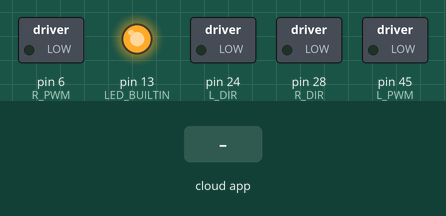
Bench run of a sketch on a simulated Arduino Mega 2560, built with avr-gcc and run on an emulated ATmega2560. On the bench: switched loads named in the sketch (green lamp = pin HIGH), output pins drawn as LEDs (lit = HIGH). Inputs (shaded band) come from the test bench. The ROS host is connected and sends only what is stated.

Above: at 1.2 s.
1.3 s: the phone or cloud app sets linear.x to -100
At 2.0 s:
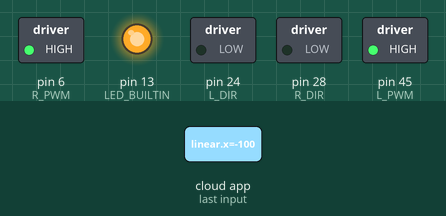
2.8 s: the phone or cloud app sets linear.x to 0
At 4.0 s:
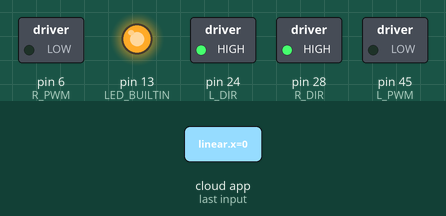
4.3 s: the phone or cloud app sets angular.z to -100
At 5.2 s:
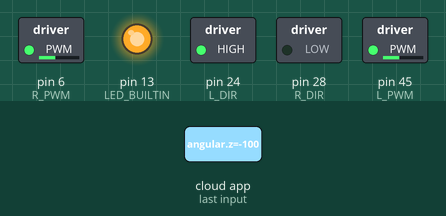
5.8 s: the phone or cloud app sets angular.z to 100
At 6.5 s:
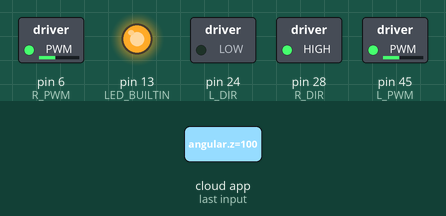
7.3 s: the phone or cloud app sets linear.x to 100
At 8.5 s:
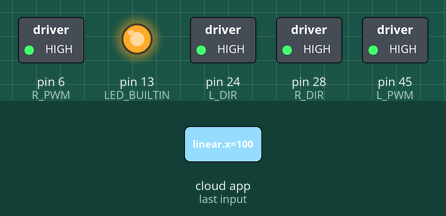
8.8 s: the phone or cloud app sets linear.x to -100
At 10.0 s:
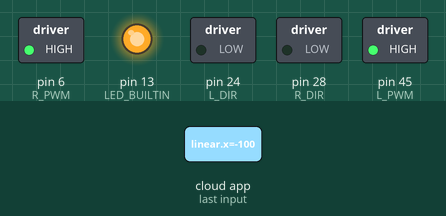
Timing chart, 0 to 11.3 s (numbered marks = the images above; inputs shaded):
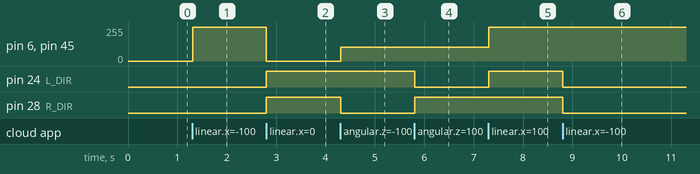

The sketch:

4wbot_2.ino
```cpp
#include <ros.h>
#include <math.h>
#include <std_msgs/Int32.h>
#include <std_msgs/Float32.h>
#include <geometry_msgs/Twist.h>

/////////////////////////TELEOP PARAMETERS//////////////////////////
#define PWM_MIN 30      /* Minimum PWM value*/
#define PWMRANGE 100   /* Maximum PWM value*/

// Robot model specs
const double L_wheelbase = 0.12; // in m
const double min_speed = 0.20;    // in m/s PER WHEEL
const double max_speed = 0.25;    // Max speed in m/s PER WHEEL
const double radius = 0.03;

uint16_t lPwm;
uint16_t rPwm;

/////////////////////////TELEOP MOTOR PINS/////////////////////////

const int L_DIR = 24;
const int L_PWM = 45;

const int R_DIR = 28;
const int R_PWM = 6;

///////////////////////////////////////////////////////////////

void setupPins();
void onTwist(const geometry_msgs::Twist &msg);
float mapPwm(float x, float out_min, float out_max);
void stop();

/////////////////////////// GLOBAL VARIABLES ///////////////////////////

float msg_l_x;
float msg_a_z;

/////////////////////////// PID params //////////////////////////

//double kp_l = 2;
//double kp_r = 2;
//double kd_l = 1;
//double kd_r = 1;

//unsigned long curr_t, prev_t;
//double dt;
//double error_l, error_r;
//double lastError_l, lastError_r;
//double Setpoint_l, Setpoint_r;
//
//double rateError_l, rateError_r;
//
//int dc_l, dc_r;
//int count, count1;
//int prev_c_l, prev_c_r;
//double speed_left, speed_right;

///////////////////////////////ROS PARAMETERS////////////////////////////////////////////
ros::NodeHandle nh;
float l, r;

ros::Subscriber<geometry_msgs::Twist> sub("/cmd_vel", onTwist);
////////////////////////////////////////////////////////////////////////////////////////

void setup()
{
  nh.getHardware()->setBaud(115200);
  nh.initNode();
  nh.subscribe(sub);
  setupPins();

  Serial.begin(115200);
}

///////////////////////////////////////////////////////////////////////////

void setupPins()
{
  pinMode(LED_BUILTIN, OUTPUT);
  digitalWrite(LED_BUILTIN, HIGH);

  pinMode(L_PWM, OUTPUT);
  pinMode(L_DIR, OUTPUT);

  pinMode(R_PWM, OUTPUT);
  pinMode(R_DIR, OUTPUT);

  stop();
}

void stop()
{
  analogWrite(L_PWM, 0);
  analogWrite(R_PWM, 0);
}

void onTwist(const geometry_msgs::Twist &msg)
{
  msg_l_x = msg.linear.x;
  msg_a_z = msg.angular.z;

  l = (2 * msg.linear.x - L_wheelbase * msg.angular.z) / (2);
  r = (2 * msg.linear.x + L_wheelbase * msg.angular.z) / (2);

  float xl = abs(l);
  float xr = abs(r);

  lPwm = mapPwm(l, PWM_MIN, PWMRANGE);
  rPwm = mapPwm(r, PWM_MIN, PWMRANGE);

  // Set direction and PWM
  digitalWrite(L_DIR, !(l < 0));
  digitalWrite(R_DIR, !(r < 0));
  analogWrite(L_PWM, lPwm);
  analogWrite(R_PWM, rPwm);
}


void loop()
{
  nh.spinOnce();
  delay(10);
}

float mapPwm(float x, float out_min, float out_max)
{
  x = (x < 0) ? -x : x ;
  return (x == 0) ? 0 : out_max * ((x + min_speed) / max_speed);
}
```

Measured:
- after the input at 1.3 s, pin 6 (R_PWM), pin 45 (L_PWM): 0/255 → 255/255 at once
- after the input at 2.8 s, pin 6 (R_PWM), pin 45 (L_PWM): 255/255 → 0/255 at once; pin 24 (L_DIR), pin 28 (R_DIR): LOW → HIGH at once
- after the input at 4.3 s, pin 6 (R_PWM), pin 45 (L_PWM): 0/255 → 104/255 at once; pin 28 (R_DIR): HIGH → LOW at once
- after the input at 5.8 s, pin 24 (L_DIR): HIGH → LOW at once; pin 28 (R_DIR): LOW → HIGH at once
- after the input at 7.3 s, pin 6 (R_PWM), pin 45 (L_PWM): 104/255 → 255/255 at once; pin 24 (L_DIR): LOW → HIGH at once
- after the input at 8.8 s, pin 24 (L_DIR), pin 28 (R_DIR): HIGH → LOW at once
